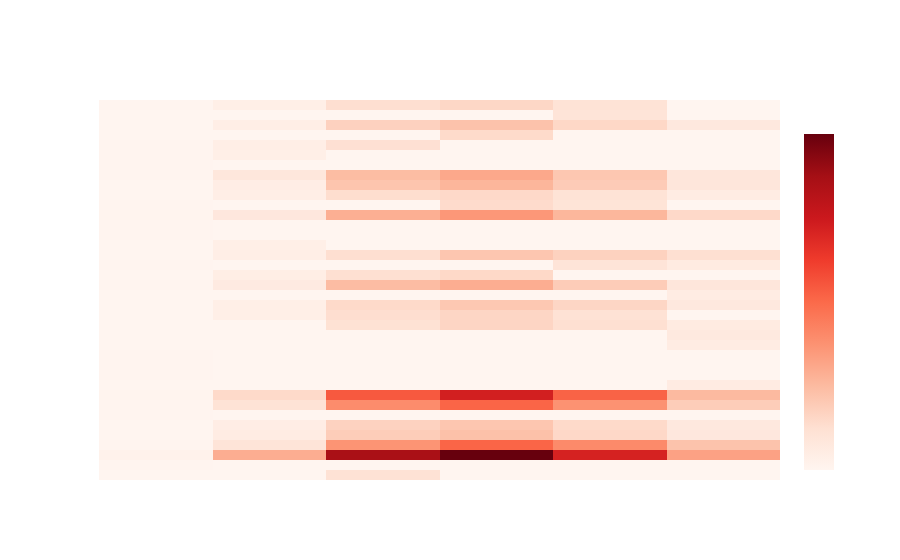

Here is the notebook cell this chart was saved with:
### Code cell
import plotly.graph_objects as go
import pandas as pd

# Example structure for df_words (replace with your actual data)
# df_words = pd.DataFrame({
#     'nota': [0, 0, 0, 1, 1, 1, 2, 2, 2],
#     'token': ['word1', 'word2', 'word3', 'word4', 'word5', 'word6', 'word7', 'word8', 'word9'],
#     'token_frequency': [50, 40, 30, 45, 35, 25, 60, 50, 40]
# })

# Pivot the data for heatmap
heatmap_data = df_words.pivot(index='token', columns='nota', values='token_frequency').fillna(0)

# Create the heatmap
fig = go.Figure(data=go.Heatmap(
    z=heatmap_data.values,  # Frequency matrix
    x=heatmap_data.columns,  # Grades (x-axis)
    y=heatmap_data.index,    # Tokens (y-axis)
    colorscale='Reds',       # Heatmap color scale
    colorbar=dict(title="Frequência"),  # Colorbar title
    hoverongaps=False,       # Ensure no gaps show on hover
    hovertemplate=(
        "Nota: %{x}<br>" +
        "Token: %{y}<br>" +
        "Frequência: %{z}<extra></extra>"
    )
))

# Update layout for better visualization
fig.update_layout(
    title="20 Tokens Mais Frequentes por Nota",
    xaxis_title="Nota",
    yaxis_title="Tokens",
    xaxis=dict(
        tickvals=heatmap_data.columns,  # Ensure separation between grades
        title_font=dict(size=14, color="white"),
        tickfont=dict(color="white")
    ),
    yaxis=dict(
        title_font=dict(size=14, color="white"),
        tickfont=dict(color="white"),
        automargin=True
    ),
    template="plotly_white",
    plot_bgcolor="rgba(0, 0, 0, 0)",  # Transparent plot background
    paper_bgcolor="rgba(0, 0, 0, 0)",  # Transparent outer background
    font=dict(color="white")  # White font for all text
)

# Show the figure
fig.show()

### Figure 1 — Plotly figure (JSON) as saved in the notebook; plotly's stock layout.template omitted (floating-point values rounded to 4 significant figures; data arrays with more than 128 entries replaced by an {"elided": "..."} marker saying what was removed)
{"data": [{"colorbar": {"title": {"text": "Frequência"}}, "colorscale": [[0, "rgb(255,245,240)"], [0.125, "rgb(254,224,210)"], [0.25, "rgb(252,187,161)"], [0.375, "rgb(252,146,114)"], [0.5, "rgb(251,106,74)"], [0.625, "rgb(239,59,44)"], [0.75, "rgb(203,24,29)"], [0.875, "rgb(165,15,21)"], [1, "rgb(103,0,13)"]], "hoverongaps": false, "hovertemplate": "Nota: %{x}<br>Token: %{y}<br>Frequência: %{z}<extra></extra>", "type": "heatmap", "x": [0, 1, 2, 3, 4, 5], "y": ["alvo", "ano", "azulejos", "belém", "bibiana", "cambará", "capital", "casarões", "cidade", "cultural", "então", "europa", "fazer", "história", "histórico", "históricos", "maior", "medidas", "mercado", "municipal", "palacete", "parte", "patrimônio", "perderam", "pessoas", "porque", "prefeitura", "problema", "proteção", "roubos", "situação", "século", "ter", "valiosos", "valor", "vandalismo", "variedade", "xix"], "z": {"elided": "38x6 int values"}}], "layout": {"font": {"color": "white"}, "paper_bgcolor": "rgba(0, 0, 0, 0)", "plot_bgcolor": "rgba(0, 0, 0, 0)", "title": {"text": "20 Tokens Mais Frequentes por Nota"}, "xaxis": {"tickfont": {"color": "white"}, "tickvals": [0, 1, 2, 3, 4, 5], "title": {"font": {"color": "white", "size": 14}, "text": "Nota"}}, "yaxis": {"automargin": true, "tickfont": {"color": "white"}, "title": {"font": {"color": "white", "size": 14}, "text": "Tokens"}}}}
